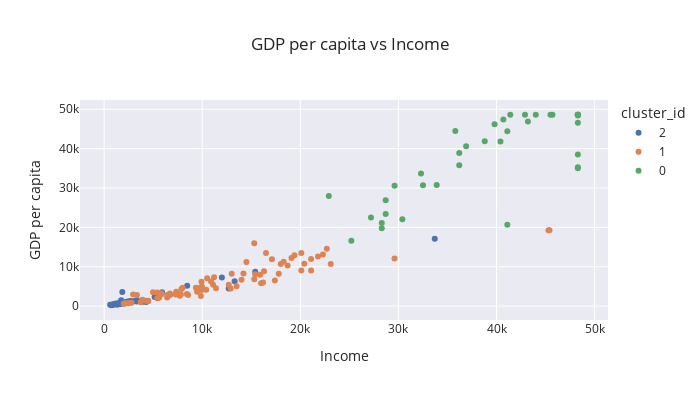

Notebook code for this chart:
### Markdown cell above
#### Observation:

- **cluster 1 :** countries with medium level or average level of GDP per capita and medium or average level of Child mortality rate.

- **cluster 0 :** countries with very high GDP per capita and very low Child Mortality Rate.

- **cluster 2 :** countries with very low GDP per capita and very high Child Mortality Rate.

### Code cell
# GDP per capita vs Income 
px.scatter(countries, x="income", y="gdpp", hover_name="country", color="cluster_id", 
           width=700, height=400, template='seaborn', 
           labels={"income":"Income", "gdpp":"GDP per capita"},
           title="GDP per capita vs Income")

### Figure 1 — Plotly figure (JSON) as saved in the notebook; plotly's stock layout.template omitted (floating-point values rounded to 4 significant figures)
{"data": [{"hoverlabel": {"namelength": 0}, "hovertemplate": "<b>%{hovertext}</b><br><br>cluster_id=2<br>Income=%{x}<br>GDP per capita=%{y}", "hovertext": ["Afghanistan", "Angola", "Benin", "Botswana", "Burkina Faso", "Burundi", "Cameroon", "Central African Republic", "Chad", "Comoros", "Congo, Dem. Rep.", "Congo, Rep.", "Cote d'Ivoire", "Equatorial Guinea", "Eritrea", "Gabon", "Gambia", "Ghana", "Guinea", "Guinea-Bissau", "Haiti", "Iraq", "Kenya", "Kiribati", "Lao", "Lesotho", "Liberia", "Madagascar", "Malawi", "Mali", "Mauritania", "Mozambique", "Namibia", "Niger", "Nigeria", "Pakistan", "Rwanda", "Senegal", "Sierra Leone", "Solomon Islands", "South Africa", "Sudan", "Tanzania", "Timor-Leste", "Togo", "Uganda", "Yemen", "Zambia"], "legendgroup": "2", "marker": {"color": "rgb(76,114,176)", "symbol": "circle"}, "mode": "markers", "name": "2", "showlegend": true, "type": "scatter", "x": [1610, 5900, 1820, 13300, 1430, 764, 2660, 888, 1930, 1410, 609, 5190, 2690, 33700, 1420, 15400, 1660, 3060, 1190, 1390, 1500, 12700, 2480, 1730, 3980, 2380, 700, 1390, 1030, 1870, 3320, 918, 8460, 814, 5150, 4280, 1350, 2180, 1220, 1780, 12000, 3370, 2090, 1850, 1210, 1540, 4480, 3280], "xaxis": "x", "y": [553, 3530, 758, 6350, 575, 231, 1310, 446, 897, 769, 334, 2740, 1220, 17100, 482, 8750, 562, 1310, 648, 547, 662, 4500, 967, 1490, 1140, 1170, 327, 413, 459, 708, 1200, 419, 5190, 348, 2330, 1040, 563, 1000, 399, 1290, 7280, 1480, 702, 3600, 488, 595, 1310, 1460], "yaxis": "y"}, {"hoverlabel": {"namelength": 0}, "hovertemplate": "<b>%{hovertext}</b><br><br>cluster_id=1<br>Income=%{x}<br>GDP per capita=%{y}", "hovertext": ["Albania", "Algeria", "Antigua and Barbuda", "Argentina", "Armenia", "Azerbaijan", "Bangladesh", "Barbados", "Belarus", "Belize", "Bhutan", "Bolivia", "Bosnia and Herzegovina", "Brazil", "Bulgaria", "Cambodia", "Cape Verde", "Chile", "China", "Colombia", "Costa Rica", "Croatia", "Dominican Republic", "Ecuador", "Egypt", "El Salvador", "Estonia", "Fiji", "Georgia", "Grenada", "Guatemala", "Guyana", "Hungary", "India", "Indonesia", "Iran", "Jamaica", "Jordan", "Kazakhstan", "Kyrgyz Republic", "Latvia", "Lebanon", "Libya", "Lithuania", "Macedonia, FYR", "Malaysia", "Maldives", "Mauritius", "Micronesia, Fed. Sts.", "Moldova", "Mongolia", "Montenegro", "Morocco", "Myanmar", "Nepal", "Oman", "Panama", "Paraguay", "Peru", "Philippines", "Poland", "Romania", "Russia", "Samoa", "Saudi Arabia", "Serbia", "Seychelles", "Sri Lanka", "St. Vincent and the Grenadines", "Suriname", "Tajikistan", "Thailand", "Tonga", "Tunisia", "Turkey", "Turkmenistan", "Ukraine", "Uruguay", "Uzbekistan", "Vanuatu", "Venezuela", "Vietnam"], "legendgroup": "1", "marker": {"color": "rgb(221,132,82)", "symbol": "circle"}, "mode": "markers", "name": "1", "showlegend": true, "type": "scatter", "x": [9930, 12900, 19100, 18700, 6700, 16000, 2440, 15300, 16200, 7880, 6420, 5410, 9720, 14500, 15300, 2520, 5830, 19400, 9530, 10900, 13000, 20100, 11100, 9350, 9860, 7300, 22700, 7350, 6730, 11200, 6710, 5840, 22300, 4410, 8430, 17400, 8000, 9470, 20100, 2790, 18300, 16300, 29600, 21100, 11400, 21100, 10500, 15900, 3340, 3910, 7710, 14000, 6440, 3720, 1990, 45300, 15400, 7290, 9960, 5600, 21800, 17800, 23100, 5400, 45400, 12700, 20400, 8560, 9920, 14200, 2110, 13500, 4980, 10400, 18000, 9940, 7820, 17100, 4240, 2950, 16500, 4490], "xaxis": "x", "y": [4090, 4460, 12200, 10300, 3220, 5840, 758, 16000, 6030, 4340, 2180, 1980, 4610, 11200, 6840, 786, 3310, 12900, 4560, 6250, 8200, 13500, 5450, 4660, 2600, 2990, 14600, 3650, 2960, 7370, 2830, 3040, 13100, 1350, 3110, 6530, 4680, 3680, 9070, 880, 11300, 8860, 12100, 12000, 4540, 9070, 7100, 8000, 2860, 1630, 2650, 6680, 2830, 988, 592, 19300, 8080, 3230, 5020, 2130, 12600, 8230, 10700, 3450, 19300, 5410, 10800, 2810, 6230, 8300, 738, 5080, 3550, 4140, 10700, 4440, 2970, 11900, 1380, 2970, 13500, 1310], "yaxis": "y"}, {"hoverlabel": {"namelength": 0}, "hovertemplate": "<b>%{hovertext}</b><br><br>cluster_id=0<br>Income=%{x}<br>GDP per capita=%{y}", "hovertext": ["Australia", "Austria", "Bahamas", "Bahrain", "Belgium", "Brunei", "Canada", "Cyprus", "Czech Republic", "Denmark", "Finland", "France", "Germany", "Greece", "Iceland", "Ireland", "Israel", "Italy", "Japan", "Kuwait", "Luxembourg", "Malta", "Netherlands", "New Zealand", "Norway", "Portugal", "Qatar", "Singapore", "Slovak Republic", "Slovenia", "South Korea", "Spain", "Sweden", "Switzerland", "United Arab Emirates", "United Kingdom", "United States"], "legendgroup": "0", "marker": {"color": "rgb(85,168,104)", "symbol": "circle"}, "mode": "markers", "name": "0", "showlegend": true, "type": "scatter", "x": [41400, 43200, 22900, 41100, 41100, 48290.0, 40700, 33900, 28300, 44000, 39800, 36900, 40400, 28700, 38800, 45700, 29600, 36200, 35800, 48290.0, 48290.0, 28300, 45500, 32300, 48290.0, 27200, 48290.0, 48290.0, 25200, 28700, 30400, 32500, 42900, 48290.0, 48290.0, 36200, 48290.0], "xaxis": "x", "y": [48610, 46900, 28000, 20700, 44400, 35300, 47400, 30800, 19800, 48610, 46200, 40600, 41800, 26900, 41900, 48610, 30600, 35800, 44500, 38500, 48610, 21100, 48610, 33700, 48610, 22500, 48610, 46600, 16600, 23400, 22100, 30700, 48610, 48610, 35000, 38900, 48400], "yaxis": "y"}], "layout": {"height": 400, "legend": {"title": {"text": "cluster_id"}, "tracegroupgap": 0}, "title": {"text": "GDP per capita vs Income"}, "width": 700, "xaxis": {"anchor": "y", "domain": [0, 1], "title": {"text": "Income"}}, "yaxis": {"anchor": "x", "domain": [0, 1], "title": {"text": "GDP per capita"}}}}
